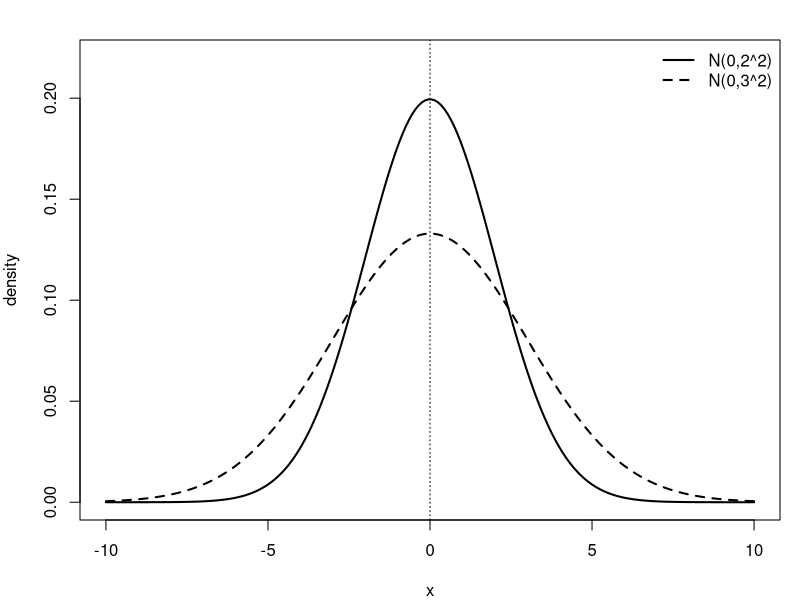

This figure's R source:
setwd("C:/Users/18904/Github/senior-mathematics/codes")
if(!dir.exists("../figures"))dir.create("../figures")
# week87-1: two normal density curves N(0,2^2) solid, N(0,3^2) dashed
draw1=function(){
  par(mar=c(4,4,2,1))
  x=seq(-10,10,length.out=200)
  y1=dnorm(x,mean=0,sd=2)
  y2=dnorm(x,mean=0,sd=3)
  plot(x,y1,type="l",lwd=2,lty=1,xlab="x",ylab="density",main="",ylim=c(0,0.22))
  lines(x,y2,lwd=2,lty=2)
  abline(v=0,lty=3)
  legend("topright",legend=c("N(0,2^2)","N(0,3^2)"),lty=c(1,2),lwd=2,bty="n")
}
cairo_pdf("../figures/week87-1.pdf",width=4,height=4,family="SimSun")
draw1()
dev.off()
svglite::svglite("../figures/week87-1.svg",width=4,height=4)
draw1()
dev.off()
